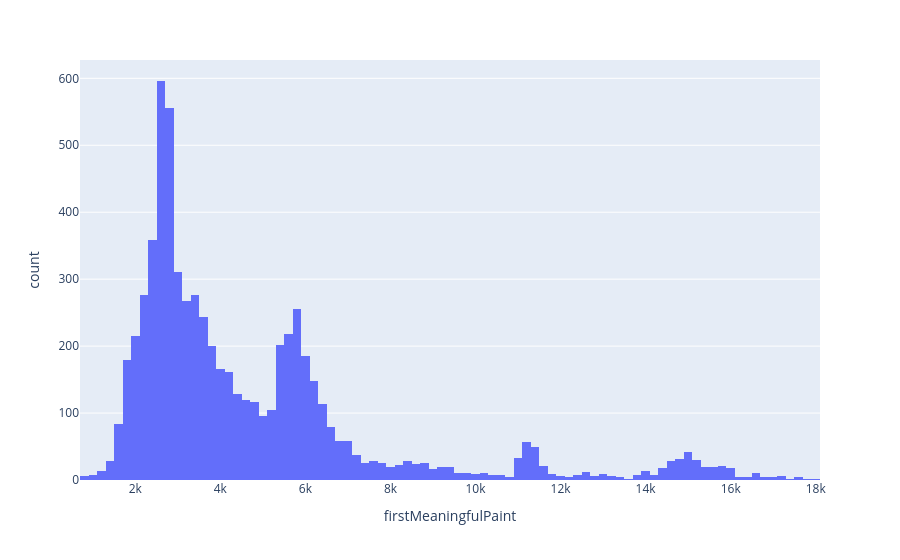

The notebook cell this image was saved under:
### Code cell
px.histogram(d1[d1["firstMeaningfulPaint"]<18000],x="firstMeaningfulPaint")

### Figure 1 — Plotly figure (JSON) as saved in the notebook; plotly's stock layout.template omitted (floating-point values rounded to 4 significant figures; data arrays with more than 128 entries replaced by an {"elided": "..."} marker saying what was removed)
{"data": [{"alignmentgroup": "True", "bingroup": "x", "hovertemplate": "firstMeaningfulPaint=%{x}<br>count=%{y}<extra></extra>", "legendgroup": "", "marker": {"color": "#636efa", "pattern": {"shape": ""}}, "name": "", "offsetgroup": "", "orientation": "v", "showlegend": false, "type": "histogram", "x": {"elided": "6709 float values"}, "xaxis": "x", "yaxis": "y"}], "layout": {"autosize": true, "barmode": "relative", "legend": {"tracegroupgap": 0}, "margin": {"t": 60}, "xaxis": {"anchor": "y", "autorange": true, "domain": [0, 1], "range": [700, 18100], "title": {"text": "firstMeaningfulPaint"}, "type": "linear"}, "yaxis": {"anchor": "x", "autorange": true, "domain": [0, 1], "range": [0, 627.4], "title": {"text": "count"}}}}
